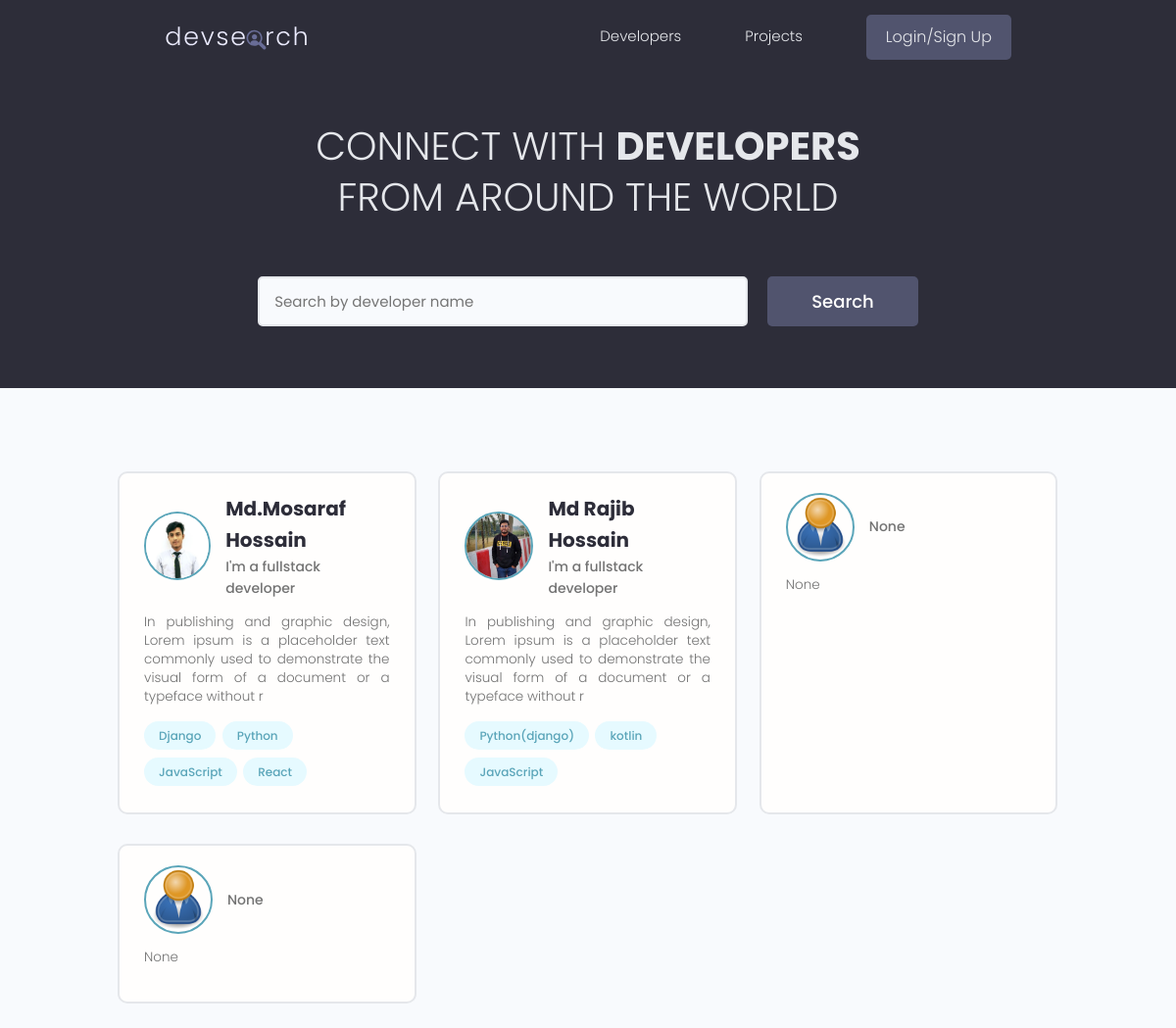
Before: / with the older database file.
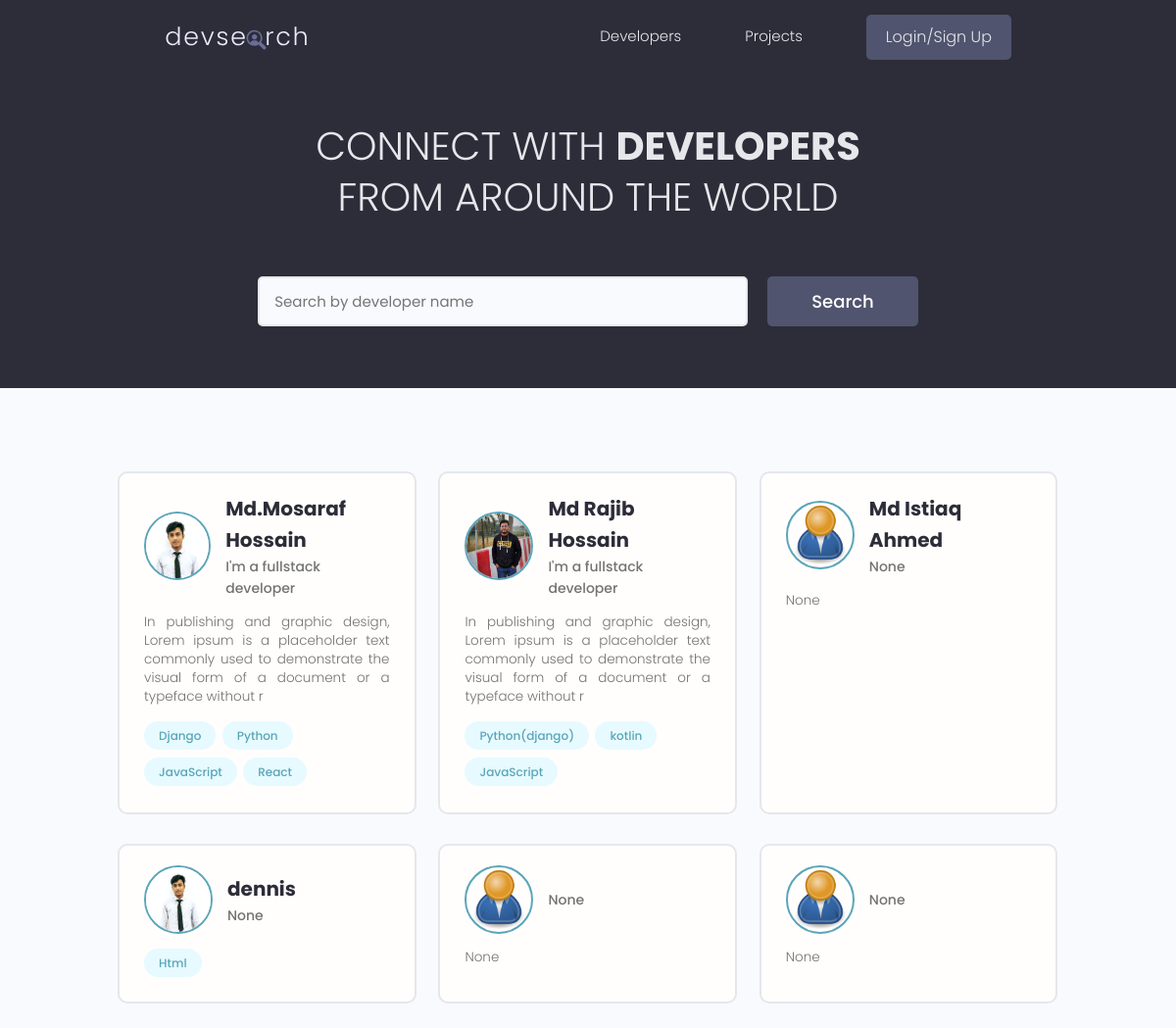
After: the same page with the newer database file.
### users/models.py (models this page shows, shortened)
class Profile(models.Model):
    user = models.OneToOneField(
        User, on_delete=models.CASCADE, null=True, blank=True)
    name = models.CharField(max_length=200, blank=True, null=True)
    username = models.CharField(max_length=200, blank=True, null=True)
    location = models.CharField(max_length=200, blank=True, null=True)
    email = models.EmailField(max_length=500, blank=True, null=True)
    short_intro = models.CharField(max_length=200, blank=True, null=True)
    bio = models.TextField(blank=True, null=True)
    profile_image = models.ImageField(null=True, blank=True, upload_to='profiles/', default='profiles/user-default.png')
    social_github = models.CharField(max_length=200, blank=True, null=True)
    social_twitter = models.CharField(max_length=200, blank=True, null=True)
    social_linkedin = models.CharField(max_length=200, blank=True, null=True)
    social_youtube = models.CharField(max_length=200, blank=True, null=True)
    social_website = models.CharField(max_length=200, blank=True, null=True)
    created = models.DateField(auto_now_add=True)
    id = models.UUIDField(default=uuid.uuid4, unique=True, primary_key=True, editable=False)

class Skill(models.Model):
    owner = models.ForeignKey(
        Profile, on_delete=models.CASCADE, null=True, blank=True)
    name = models.CharField(max_length=200, blank=True, null=True)
    description = models.TextField(null=True, blank=True)
    created = models.DateField(auto_now_add=True)
    id = models.UUIDField(default=uuid.uuid4, unique=True,
                          primary_key=True, editable=False)
    def __str__(self):
        return str(self.name)

### users/views.py (the view)
# urls.py: path('', views.profiles, name="profiles",),
def profiles(request):
    profiles, search_query = searchProfiles(request)
    custom_range, profiles = paginateProfiles(request, profiles, 6)
    context = {'profiles': profiles, 'search_query': search_query, 'custom_range':custom_range}
    return render(request, 'users/profiles.html', context)

### users/utils.py (called while the page is built)
def paginateProfiles(request, profiles, results):
    page = request.GET.get('page')
    paginator = Paginator(profiles, results)
    try:
       profiles = paginator.page(page)
    except PageNotAnInteger:
        page = 1
        profiles = paginator.page(page)
    except EmptyPage:
        page = paginator.num_pages
        profiles = paginator.page(page)
    leftIndex = (int(page)-1)
    if leftIndex < 1:
        leftIndex = 1
    rightIndex = (int(page)+2)
    if rightIndex > paginator.num_pages:
        rightIndex = paginator.num_pages + 1
    custom_range = range(leftIndex, rightIndex)
    return custom_range, profiles

def searchProfiles(request):
    search_query = ''
    if request.GET.get('search_query'):
       search_query = request.GET.get('search_query')
    skills = Skill.objects.filter(name__iexact=search_query)
    profiles = Profile.objects.distinct().filter(Q(name__icontains=search_query) |
                                      Q(short_intro__icontains=search_query) |
                                      Q(skill__in=skills))
    return profiles, search_query

### users/templates/users/profiles.html (shortened to what this page needs)
{% extends 'main.html' %}
{% block content %}
<main class="home">
    <section class="hero-section text-center">
      <div class="container container--narrow">
        <div class="hero-section__box">
          <h2>CONNECT WITH <span>DEVELOPERS</span></h2>
          <h2>FROM AROUND THE WORLD</h2>
        </div>
        <div class="hero-section__search">
          <form id="searchFrom" class="form" action="{% url 'profiles' %}" method="get">
            <div class="form__field">
              <input class="input input--text" id="formInput#search" type="text" name="search_query"
                value="{{search_query}}" placeholder="Search by developer name" />
            </div>
            <input class="btn btn--sub btn--lg" type="submit" value="Search" />
          </form>
        </div>
      </div>
    </section>
    <section class="devlist">
      <div class="container">
        <div class="grid grid--three">
        {% for profile in profiles %}
          <div class="column card">
            <div class="dev">
              <a href="{% url 'user-profile' profile.id %}" class="card__body">
                <div class="dev__profile">
                  <img class="avatar avatar--md" src="{{ profile.profile_image.url }}" alt="image" />
                  <div class="dev__meta">
                    <h3>{{profile.name}}</h3>
                    <h5>{{profile.short_intro}}</h5>
                  </div>
                </div>
                <p class="dev__info">
                  {{profile.bio|slice:"150"}}
                </p>
                <div class="dev__skills">
                    {% for skill in profile.skill_set.all|slice:"5" %}
                  <span class="tag tag--pill tag--main">
                    <small>{{skill}}</small>
                  </span>
                  {% endfor %}
                </div>
              </a>
            </div>
          </div>
          {% endfor %}
        </div>
      </div>
    </section>
  </main>
{% endblock content %}

### templates/main.html (shortened to what this page needs)
{% load static %}
<html>
    <head>
        <link rel="stylesheet" href="https://cdn.iconmonstr.com/1.3.0/css/iconmonstr-iconic-font.min.css" />
        <link rel="stylesheet" href="{% static 'uikit/styles/uikit.css' %}" />
        <link rel="stylesheet" href="{% static 'styles/app.css' %}" />
      </head>
<body>
    {% include "navbar.html" %}
    {% block content %}
    {% endblock content %}
</body>
</html>

### templates/navbar.html (shortened to what this page needs)
{% load static %}
<header class="header">
    <div class="container container--narrow">
      <a href="{% url 'profiles' %}" class="header__logo">
        <img src="{% static 'images/logo.svg' %}" alt="DevSearch Logo" />
      </a>
      <nav class="header__nav">
        <ul class="header__menu">
          <li class="header__menuItem"><a href="{% url 'profiles' %}">Developers</a></li>
          <li class="header__menuItem"><a href="{% url 'projects' %}">Projects</a></li>
          {% if request.user.is_authenticated %}
          <li class="header__menuItem"><a href="{% url 'inbox' %}">Inbox</a></li>
          <li class="header__menuItem"><a href="{% url 'account' %}">Account</a></li>
          <li class="header__menuItem"><a href="{% url 'logout' %}" class="btn btn--sub">Logout</a></li>
          {% else %}
          <li class="header__menuItem"><a href="{% url 'login' %}" class="btn btn--sub">Login/Sign Up</a></li>
          {% endif %}
        </ul>
      </nav>
    </div>
  </header>

### static/styles/app.css (style rules this page uses)
:root { --color-sub: #2d2d39; }
.btn--sub { background-color: var(--color-sub-light); }
.card { border: 2px solid var(--color-light); }
img { width: 100%; }
.header { position: sticky; z-index: 111; background-color: var(--color-sub); padding: 1.5rem 0; }
.header > .container { display: flex; justify-content: space-between; align-items: center; }
.header__logo > img { height: 3.8rem; }
.header__nav > ul { display: inline-flex; align-items: center; list-style: none; gap: 6.5rem; }
.header__menuItem > a { color: var(--color-light); font-weight: 300; }
.hero-section { height: 40vh; display: flex; align-items: center; background-color: var(--color-sub); }
.hero-section__box { margin-bottom: 4rem; }
.hero-section__box > h2, .hero-section__box > h2 > span { font-size: 4rem; color: var(--color-light); line-height: 1.3; text-transform: uppercase; }
.hero-section__box > h2 { font-weight: 300; }
.hero-section__box > h2 > span { font-weight: 700; }
.hero-section__search > .form { display: flex; align-items: center; justify-content: center; gap: 2rem; }
.hero-section__search > .form input.input--text { width: 50rem; }
.devlist { margin-top: 8rem; }
.devlist .grid { align-items: stretch; }
.devlist .dev .dev__profile { display: flex; align-items: center; gap: 1.5rem; }
.devlist .dev .dev__meta h3 { color: var(--color-sub); font-size: 2rem; font-weight: 700; }
.devlist .dev .dev__meta h5 { color: var(--color-text); font-size: 1.4rem; font-weight: 500; }
.devlist .dev .dev__info { margin: 1.5rem 0; font-size: 1.35rem; line-height: 1.4; text-align: justify; }

### static/uikit/styles/modules/_variables.css (style rules this page uses)
:root { --color-main: #5aa5b9; --color-main-light: #e6faff; --color-sub: #3f4156; --color-sub-light: #51546e; --color-sub-lighter: #ededfd; --color-text: #737373; --color-gray: #8b8b8b; --color-light: #e5e7eb; --color-light-gray: #767676; --color-bg: #f8fafd; --color-white: #fffefd; --color-white-light: #f3f3f3; --color-success: #359e64; --color-success-bg: #def8e8; --color-error: #fc4b0b; --color-error-bg: #fff2ee; --font-base: 'Poppins', arial, helvetica, 'Segoe UI', roboto, ubuntu, sans-serif; --font-monospace: 'Fira Code', 'Courier New', courier, monospace; --font-regular: 300; --font-medium: 500; --font-bold: 700; --generic-shadow: 1px 1px 5px #00000010; --generic-transition: all 0.3s ease-in-out; }

### static/uikit/styles/modules/_base.css (style rules this page uses)
* { margin: 0; padding: 0; box-sizing: border-box; text-rendering: optimizeLegibility; color: inherit; font-size: inherit; }
html { font-size: 50%; }
@media only screen and (min-width: 480px) { html { font-size: 56.25%; } }
@media only screen and (min-width: 1200px) { html { font-size: 62.5%; } }
body { line-height: 1.6; font-weight: 400; font-size: 1.5rem; color: var(--color-text); background-color: var(--color-bg); min-height: 100vh; }

### static/uikit/styles/modules/_typography.css (style rules this page uses)
* { font-family: var(--font-base); }
h2 { font-size: 3.6rem; font-weight: var(--font-bold); }
h3 { font-size: 3.2rem; font-weight: var(--font-medium); }
h5 { font-size: 2.4rem; font-weight: var(--font-medium); }
h5, h6 { font-weight: var(--font-regular); }
p, span, strong { font-size: 1.6rem; color: var(--color-text); font-weight: var(--font-regular); }
a { padding-bottom: 2px; text-decoration: none; display: inline-block; color: var(--color-main); font-weight: var(--font-medium); }

### static/uikit/styles/modules/_utilities.css (style rules this page uses)
.container { width: 92%; max-width: 165rem; margin: 0 auto; box-sizing: border-box; }
.container--narrow { width: 92%; max-width: 120rem; }
@media screen and (min-width: 1000px) { .container { width: 90%; } }
@media screen and (min-width: 1000px) { .container--narrow { width: 85%; } }
@media screen and (min-width: 1200px) { .container { width: 80%; } }
@media screen and (min-width: 1200px) { .container--narrow { width: 72%; } }
.text-center { text-align: center; }

### static/uikit/styles/modules/_avatar.css (style rules this page uses)
.avatar { border-radius: 50%; border: 2px solid var(--color-main); object-fit: cover; }
.avatar--md { height: 7rem; width: 7rem; }

### static/uikit/styles/modules/_button.css (style rules this page uses)
.btn { display: inline-block; position: relative; cursor: pointer; background-color: var(--color-light); font-weight: var(--font-medium); color: var(--color-sub); text-decoration: none; padding: 1rem 2rem; border-radius: 0.5rem; border: none; width: -webkit-fit-content; width: -moz-fit-content; width: fit-content; height: -webkit-fit-content; height: -moz-fit-content; height: fit-content; font-size: 1.6rem; outline-width: 0; outline-color: transparent; -webkit-backface-visibility: hidden; backface-visibility: hidden; transition: all 0.3s ease-in-out; }
.btn--sub { background-color: var(--color-sub); color: var(--color-white); }
.btn--lg { font-size: 1.8rem; padding: 1.2rem 4.5rem; }

Changed rows visible on the page:
added Profile: profile_image (placeholder picture), name "Md Istiaq Ahmed", short_intro "None", bio "None"
added Profile: profile_image (picture), name "dennis", short_intro "None"
added Skill: name "Html", shown under "dennis"
